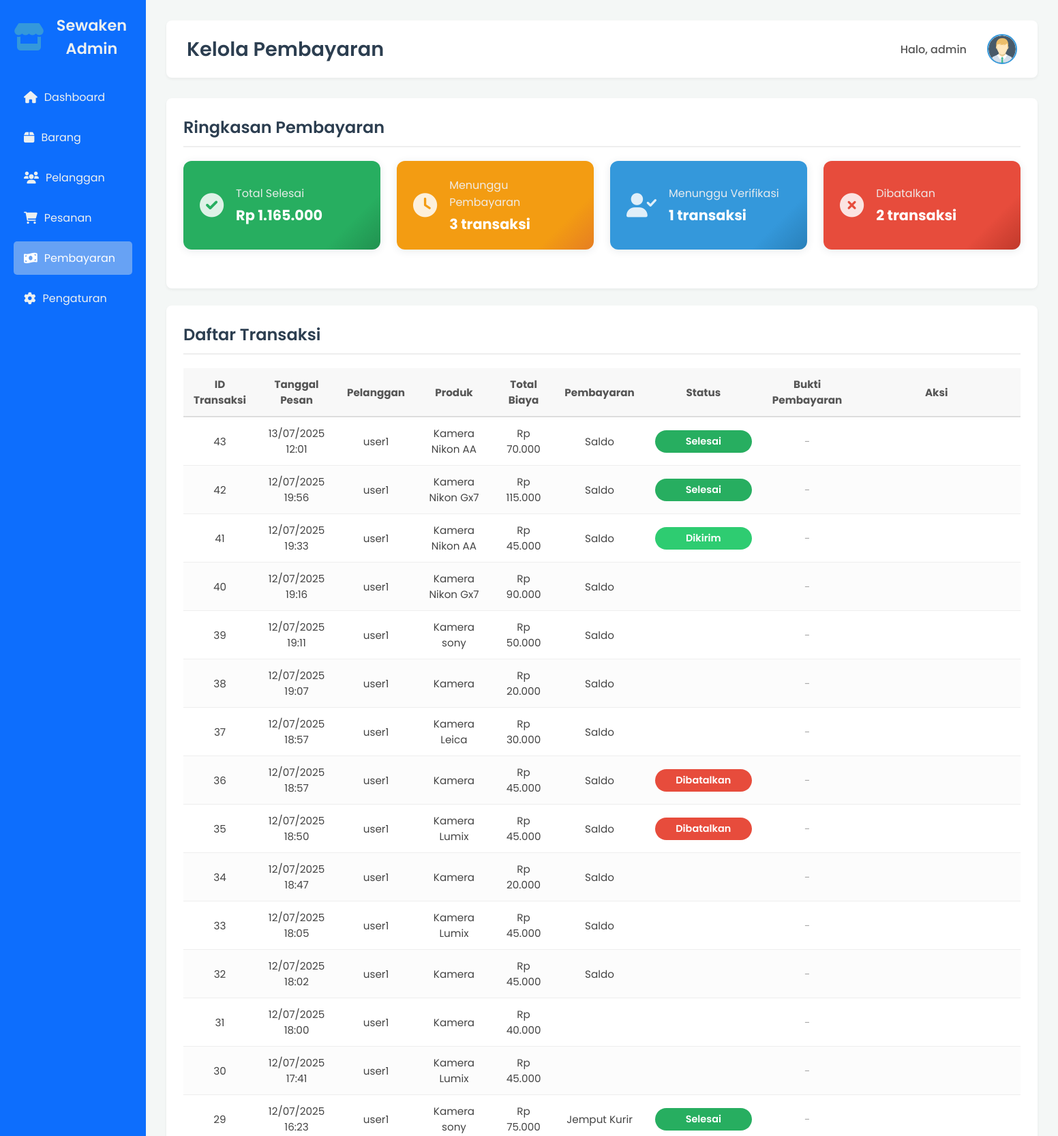
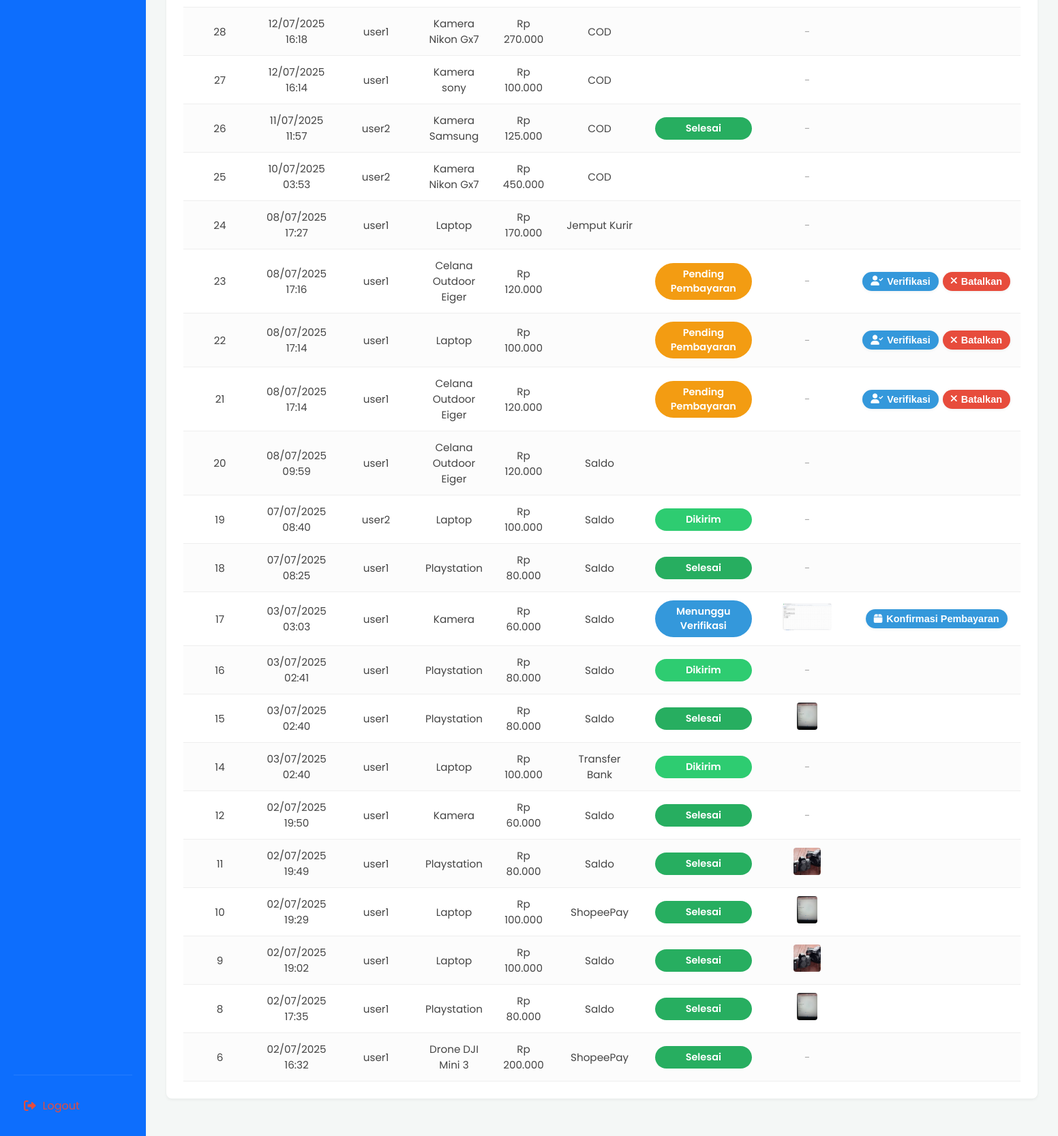
/Admin/pembayaran.php (signed in), run on the app's committed database (2 pictures, top to bottom).
### tables this page shows
CREATE TABLE `transaksi` (
  `id_transaksi` int(11) NOT NULL,
  `id_user` int(11) NOT NULL,
  `id_produk` int(11) NOT NULL,
  `tanggal_mulai` date NOT NULL,
  `lama_sewa` int(11) NOT NULL,
  `total_biaya` decimal(15,2) NOT NULL,
  `alamat_pengiriman` varchar(255) NOT NULL,
  `metode_pengiriman` varchar(50) DEFAULT NULL,
  `metode_pembayaran` varchar(100) NOT NULL,
  `bukti_pembayaran` varchar(255) NOT NULL,
  `status_transaksi` enum('pending_pembayaran','menunggu_verifikasi_admin','barang_dikemas','konfirmasi_pembayaran','pembayaran_berhasil','dikirim','dikirim_kembali','masa_sewa','selesai','dibatalkan','menunggu_pengembalian','telat_pengembalian','denda_dibayar') NOT NULL DEFAULT 'pending_pembayaran',
  `catatan` varchar(255) DEFAULT NULL,
  `tanggal_pesan` datetime NOT NULL DEFAULT CURRENT_TIMESTAMP
);

CREATE TABLE `users` (
  `id` int(11) NOT NULL,
  `username` varchar(50) NOT NULL,
  `nama_lengkap` varchar(100) DEFAULT NULL,
  `email` varchar(100) DEFAULT NULL,
  `no_hp` varchar(20) DEFAULT NULL,
  `alamat` varchar(255) DEFAULT NULL,
  `foto_profil` varchar(255) DEFAULT NULL,
  `saldo` decimal(15,2) NOT NULL DEFAULT '0.00',
  `phone_number` varchar(20) DEFAULT NULL,
  `address` text,
  `profile_picture` varchar(255) DEFAULT NULL,
  `created_at` datetime DEFAULT CURRENT_TIMESTAMP,
  `password` varchar(255) NOT NULL,
  `role` enum('user','admin') NOT NULL
);

CREATE TABLE `produk` (
  `id` int(11) NOT NULL,
  `nama` varchar(100) NOT NULL,
  `kategori_id` int(11) NOT NULL,
  `gambar` varchar(255) DEFAULT NULL,
  `deskripsi` text,
  `harga` decimal(15,2) NOT NULL,
  `stock` int(11) DEFAULT '0',
  `duration_unit` enum('hari','minggu','bulan') DEFAULT 'hari',
  `max_duration` int(11) NOT NULL,
  `is_available` tinyint(1) DEFAULT '1',
  `created_at` datetime DEFAULT CURRENT_TIMESTAMP,
  `updated_at` datetime DEFAULT CURRENT_TIMESTAMP ON UPDATE CURRENT_TIMESTAMP,
  `lokasi_id` int(11) NOT NULL,
  `admin_id` int(11) NOT NULL DEFAULT '3'
);

### Admin/pembayaran.php (the view, shortened to what this page needs)
<?php
include '../koneksi.php';
$total_completed = mysqli_fetch_assoc(mysqli_query($conn, "SELECT SUM(total_biaya) AS total FROM transaksi WHERE status_transaksi='selesai'"))['total'] ?? 0;
$count_pending = mysqli_fetch_assoc(mysqli_query($conn, "SELECT COUNT(*) AS count FROM transaksi WHERE status_transaksi='pending_pembayaran'"))['count'] ?? 0;
$count_verification = mysqli_fetch_assoc(mysqli_query($conn, "SELECT COUNT(*) AS count FROM transaksi WHERE status_transaksi='menunggu_verifikasi_admin'"))['count'] ?? 0;
$count_cancelled = mysqli_fetch_assoc(mysqli_query($conn, "SELECT COUNT(*) AS count FROM transaksi WHERE status_transaksi='dibatalkan'"))['count'] ?? 0;
$query = "SELECT t.*, u.username AS customer_username, p.nama AS product_name
          FROM transaksi t
          JOIN users u ON t.id_user = u.id
          JOIN produk p ON t.id_produk = p.id
          ORDER BY t.tanggal_pesan DESC";
$transactions = mysqli_query($conn, $query);
$admin_data = null;
if (isset($_SESSION['user_id'])) {
    $admin_id = $_SESSION['user_id'];
    $admin_query = mysqli_query($conn, "SELECT * FROM users WHERE id=$admin_id AND role='admin'");
    if ($admin_query) {
        $admin_data = mysqli_fetch_assoc($admin_query);
    }
}
?>
<!DOCTYPE html>
<html lang="id">
<head>
    <link rel="stylesheet" href="style.css">
    <link rel="stylesheet" href="https://cdnjs.cloudflare.com/ajax/libs/font-awesome/6.0.0-beta3/css/all.min.css">
</head>
<body>
    <div class="dashboard-wrapper">
        <aside class="sidebar" style="background:#0d6efd!important;color:#fff!important;">
            <div class="sidebar-logo">
                <i class="fas fa-store"></i>
                <h3>Sewaken Admin</h3>
            </div>
            <nav class="sidebar-nav">
                <ul>
                    <li><a href="index.php"><i class="fas fa-home"></i> Dashboard</a></li>
                    <li><a href="item.php"><i class="fas fa-box"></i> Barang</a></li>
                    <li><a href="pelanggan.php"><i class="fas fa-users"></i> Pelanggan</a></li>
                    <li><a href="pesanan.php"><i class="fas fa-shopping-cart"></i> Pesanan</a></li>
                    <li><a href="pembayaran.php" class="active"><i class="fas fa-money-bill-wave"></i> Pembayaran</a></li>
                    <li><a href="setting.php"><i class="fas fa-cog"></i> Pengaturan</a></li>
                </ul>
            </nav>
            <div class="sidebar-footer">
                <a href="../logout.php"><i class="fas fa-sign-out-alt"></i> Logout</a>
            </div>
        </aside>
        <main class="main-content">
            <header class="main-header">
                <h2>Kelola Pembayaran</h2>
                <div class="user-info">
                    <span>Halo, <?php echo htmlspecialchars($_SESSION['username'] ?? 'Admin'); ?></span>
                    <img src="../<?= htmlspecialchars($admin_data['foto_profil'] ?? 'assets/images/account-avatar-profile-user-6-svgrepo-com.svg') ?>" alt="User Avatar" class="user-avatar">
                </div>
            </header>
            <section class="payment-summary">
                <h3>Ringkasan Pembayaran</h3>
                <div class="summary-cards">
                  <div class="summary-card selesai">
                    <div class="icon"><i class="fas fa-check-circle"></i></div>
                    <div class="details">
                      <div class="label">Total Selesai</div>
                      <div class="value">Rp <?php echo number_format($total_completed, 0, ',', '.'); ?></div>
                    </div>
                  </div>
                  <div class="summary-card pending">
                    <div class="icon"><i class="fas fa-clock"></i></div>
                    <div class="details">
                      <div class="label">Menunggu Pembayaran</div>
                      <div class="value"><?php echo $count_pending; ?> transaksi</div>
                    </div>
                  </div>
                  <div class="summary-card verifikasi">
                    <div class="icon"><i class="fas fa-user-check"></i></div>
                    <div class="details">
                      <div class="label">Menunggu Verifikasi</div>
                      <div class="value"><?php echo $count_verification; ?> transaksi</div>
                    </div>
                  </div>
                  <div class="summary-card dibatalkan">
                    <div class="icon"><i class="fas fa-times-circle"></i></div>
                    <div class="details">
                      <div class="label">Dibatalkan</div>
                      <div class="value"><?php echo $count_cancelled; ?> transaksi</div>
                    </div>
                  </div>
                </div>
            </section>
            <section class="payment-list">
                <h3>Daftar Transaksi</h3>
                <table>
                    <thead>
                        <tr>
                            <th>ID Transaksi</th>
                            <th>Tanggal Pesan</th>
                            <th>Pelanggan</th>
                            <th>Produk</th>
                            <th>Total Biaya</th>
                            <th>Pembayaran</th>
                            <th>Status</th>
                            <th>Bukti Pembayaran</th>
                            <th>Aksi</th>
                        </tr>
                    </thead>
                    <tbody>
                        <?php while ($row = mysqli_fetch_assoc($transactions)): ?>
                        <tr>
                            <td><?= $row['id_transaksi']; ?></td>
                            <td><?= date('d/m/Y H:i', strtotime($row['tanggal_pesan'])); ?></td>
                            <td><?= htmlspecialchars($row['customer_username']); ?></td>
                            <td><?= htmlspecialchars($row['product_name']); ?></td>
                            <td>Rp <?= number_format($row['total_biaya'], 0, ',', '.'); ?></td>
                            <td><?= htmlspecialchars($row['metode_pembayaran']); ?></td>
                            <td>
                                <span class="status-badge <?= str_replace('_', '-', $row['status_transaksi']); ?>">
                                    <?php
                                    $label_status = [
                                        'pending_pembayaran' => 'Pending Pembayaran',
                                        'menunggu_verifikasi_admin' => 'Menunggu Verifikasi',
                                        'barang_dikemas' => 'Barang Dikemas',
                                        'konfirmasi_pembayaran' => 'Konfirmasi Pembayaran',
                                        'pembayaran_berhasil' => 'Pembayaran Berhasil',
                                        'dikirim' => 'Dikirim',
                                        'menunggu_pengembalian' => 'Menunggu Pengembalian',
                                        'telat_pengembalian' => 'Telat Pengembalian',
                                        'denda_dibayar' => 'Denda Dibayar',
                                        'selesai' => 'Selesai',
                                        'dibatalkan' => 'Dibatalkan',
                                        'dikirim_kembali' => 'Dikirim Kembali',
                                    ];
                                    echo isset($label_status[$row['status_transaksi']]) ? $label_status[$row['status_transaksi']] : htmlspecialchars(ucwords(str_replace('_', ' ', $row['status_transaksi'])));
                                    ?>
                                </span>
                            </td>
                            <td>
                                <?php if ($row['bukti_pembayaran']): ?>
                                    <a href="../<?= htmlspecialchars($row['bukti_pembayaran']); ?>" target="_blank">
                                        <img src="../<?= htmlspecialchars($row['bukti_pembayaran']); ?>" alt="Bukti" style="height:40px;border-radius:4px;">
                                    </a>
                                <?php else: ?>
                                    <span style="color:#aaa;">-</span>
                                <?php endif; ?>
                            </td>
                            <td>
                                <div class="action-btns">
                                    <?php if ($row['status_transaksi'] == 'pending_pembayaran'): ?>
                                        <form method="post" style="display:inline;">
                                            <button type="submit" name="update_payment_status" value="menunggu_verifikasi_admin" class="action-btn verifikasi" title="Verifikasi Pembayaran"><i class="fas fa-user-check"></i> Verifikasi</button>
                                        </form>
                                        <form method="post" style="display:inline;">
                                            <button type="submit" name="update_payment_status" value="dibatalkan" class="action-btn batal" title="Batalkan"><i class="fas fa-times"></i> Batalkan</button>
                                        </form>
                                    <?php elseif ($row['status_transaksi'] == 'menunggu_verifikasi_admin'): ?>
                                        <form method="post" style="display:inline;">
                                            <button type="submit" name="update_payment_status" value="barang_dikemas" class="action-btn verifikasi" title="Konfirmasi Pembayaran"><i class="fas fa-box"></i> Konfirmasi Pembayaran</button>
                                        </form>
                                    <?php endif; ?>
                                </div>
                            </td>
                        </tr>
                        <?php endwhile; ?>
                    </tbody>
                </table>
            </section>
        </main>
    </div>
</body>
</html>

### data on the page
transaksi: id_transaksi "43", tanggal_pesan "13/07/2025 12:01", id_user.username "user1", id_produk.nama "Kamera Nikon AA", total_biaya "70.000", metode_pembayaran "Saldo", status_transaksi "Selesai"
transaksi: id_transaksi "42", tanggal_pesan "12/07/2025 19:56", id_user.username "user1", id_produk.nama "Kamera Nikon Gx7", total_biaya "115.000", metode_pembayaran "Saldo", status_transaksi "Selesai"
transaksi: id_transaksi "41", tanggal_pesan "12/07/2025 19:33", id_user.username "user1", id_produk.nama "Kamera Nikon AA", total_biaya "45.000", metode_pembayaran "Saldo", status_transaksi "Dikirim"
transaksi: id_transaksi "40", tanggal_pesan "12/07/2025 19:16", id_user.username "user1", id_produk.nama "Kamera Nikon Gx7", total_biaya "90.000", metode_pembayaran "Saldo"
transaksi: id_transaksi "39", tanggal_pesan "12/07/2025 19:11", id_user.username "user1", id_produk.nama "Kamera sony", total_biaya "50.000", metode_pembayaran "Saldo"
transaksi: id_transaksi "38", tanggal_pesan "12/07/2025 19:07", id_user.username "user1", id_produk.nama "Kamera", total_biaya "20.000", metode_pembayaran "Saldo"
transaksi: id_transaksi "37", tanggal_pesan "12/07/2025 18:57", id_user.username "user1", id_produk.nama "Kamera Leica", total_biaya "30.000", metode_pembayaran "Saldo"
transaksi: id_transaksi "36", tanggal_pesan "12/07/2025 18:57", id_user.username "user1", id_produk.nama "Kamera", total_biaya "45.000", metode_pembayaran "Saldo", status_transaksi "Dibatalkan"
transaksi: id_transaksi "35", tanggal_pesan "12/07/2025 18:50", id_user.username "user1", id_produk.nama "Kamera Lumix", total_biaya "45.000", metode_pembayaran "Saldo", status_transaksi "Dibatalkan"
transaksi: id_transaksi "34", tanggal_pesan "12/07/2025 18:47", id_user.username "user1", id_produk.nama "Kamera", total_biaya "20.000", metode_pembayaran "Saldo"
transaksi: id_transaksi "33", tanggal_pesan "12/07/2025 18:05", id_user.username "user1", id_produk.nama "Kamera Lumix", total_biaya "45.000", metode_pembayaran "Saldo"
transaksi: id_transaksi "32", tanggal_pesan "12/07/2025 18:02", id_user.username "user1", id_produk.nama "Kamera", total_biaya "45.000", metode_pembayaran "Saldo"
transaksi: id_transaksi "31", tanggal_pesan "12/07/2025 18:00", id_user.username "user1", id_produk.nama "Kamera", total_biaya "40.000"
transaksi: id_transaksi "30", tanggal_pesan "12/07/2025 17:41", id_user.username "user1", id_produk.nama "Kamera Lumix", total_biaya "45.000"
transaksi: id_transaksi "29", tanggal_pesan "12/07/2025 16:23", id_user.username "user1", id_produk.nama "Kamera sony", total_biaya "75.000", metode_pembayaran "Jemput Kurir", status_transaksi "Selesai"
transaksi: id_transaksi "28", tanggal_pesan "12/07/2025 16:18", id_user.username "user1", id_produk.nama "Kamera Nikon Gx7", total_biaya "270.000", metode_pembayaran "COD"
transaksi: id_transaksi "27", tanggal_pesan "12/07/2025 16:14", id_user.username "user1", id_produk.nama "Kamera sony", total_biaya "100.000", metode_pembayaran "COD"
transaksi: id_transaksi "26", tanggal_pesan "11/07/2025 11:57", id_user.username "user2", id_produk.nama "Kamera Samsung", total_biaya "125.000", metode_pembayaran "COD", status_transaksi "Selesai"
transaksi: id_transaksi "25", tanggal_pesan "10/07/2025 03:53", id_user.username "user2", id_produk.nama "Kamera Nikon Gx7", total_biaya "450.000", metode_pembayaran "COD"
transaksi: id_transaksi "24", tanggal_pesan "08/07/2025 17:27", id_user.username "user1", id_produk.nama "Laptop", total_biaya "170.000", metode_pembayaran "Jemput Kurir"
transaksi: id_transaksi "23", tanggal_pesan "08/07/2025 17:16", id_user.username "user1", id_produk.nama "Celana Outdoor Eiger", total_biaya "120.000", status_transaksi "Pending Pembayaran"
transaksi: id_transaksi "22", tanggal_pesan "08/07/2025 17:14", id_user.username "user1", id_produk.nama "Laptop", total_biaya "100.000", status_transaksi "Pending Pembayaran"
transaksi: id_transaksi "21", tanggal_pesan "08/07/2025 17:14", id_user.username "user1", id_produk.nama "Celana Outdoor Eiger", total_biaya "120.000", status_transaksi "Pending Pembayaran"
transaksi: id_transaksi "20", tanggal_pesan "08/07/2025 09:59", id_user.username "user1", id_produk.nama "Celana Outdoor Eiger", total_biaya "120.000", metode_pembayaran "Saldo"
transaksi: id_transaksi "19", tanggal_pesan "07/07/2025 08:40", id_user.username "user2", id_produk.nama "Laptop", total_biaya "100.000", metode_pembayaran "Saldo", status_transaksi "Dikirim"
transaksi: id_transaksi "18", tanggal_pesan "07/07/2025 08:25", id_user.username "user1", id_produk.nama "Playstation", total_biaya "80.000", metode_pembayaran "Saldo", status_transaksi "Selesai"
transaksi: id_transaksi "17", tanggal_pesan "03/07/2025 03:03", id_user.username "user1", id_produk.nama "Kamera", total_biaya "60.000", metode_pembayaran "Saldo", status_transaksi "Menunggu Verifikasi", bukti_pembayaran (picture)
transaksi: id_transaksi "16", tanggal_pesan "03/07/2025 02:41", id_user.username "user1", id_produk.nama "Playstation", total_biaya "80.000", metode_pembayaran "Saldo", status_transaksi "Dikirim"
transaksi: id_transaksi "15", tanggal_pesan "03/07/2025 02:40", id_user.username "user1", id_produk.nama "Playstation", total_biaya "80.000", metode_pembayaran "Saldo", status_transaksi "Selesai", bukti_pembayaran (picture)
transaksi: id_transaksi "14", tanggal_pesan "03/07/2025 02:40", id_user.username "user1", id_produk.nama "Laptop", total_biaya "100.000", metode_pembayaran "Transfer Bank", status_transaksi "Dikirim"
transaksi: id_transaksi "12", tanggal_pesan "02/07/2025 19:50", id_user.username "user1", id_produk.nama "Kamera", total_biaya "60.000", metode_pembayaran "Saldo", status_transaksi "Selesai"
transaksi: id_transaksi "11", tanggal_pesan "02/07/2025 19:49", id_user.username "user1", id_produk.nama "Playstation", total_biaya "80.000", metode_pembayaran "Saldo", status_transaksi "Selesai", bukti_pembayaran (picture)
transaksi: id_transaksi "10", tanggal_pesan "02/07/2025 19:29", id_user.username "user1", id_produk.nama "Laptop", total_biaya "100.000", metode_pembayaran "ShopeePay", status_transaksi "Selesai", bukti_pembayaran (picture)
transaksi: id_transaksi "9", tanggal_pesan "02/07/2025 19:02", id_user.username "user1", id_produk.nama "Laptop", total_biaya "100.000", metode_pembayaran "Saldo", status_transaksi "Selesai", bukti_pembayaran (picture)
transaksi: id_transaksi "8", tanggal_pesan "02/07/2025 17:35", id_user.username "user1", id_produk.nama "Playstation", total_biaya "80.000", metode_pembayaran "Saldo", status_transaksi "Selesai", bukti_pembayaran (picture)
transaksi: id_transaksi "6", tanggal_pesan "02/07/2025 16:32", id_user.username "user1", id_produk.nama "Drone DJI Mini 3", total_biaya "200.000", metode_pembayaran "ShopeePay", status_transaksi "Selesai"

### other printed values
$_SESSION['username'] "admin"
$total_completed "1.165.000"
$count_pending "3"
$count_verification "1"
$count_cancelled "2"
